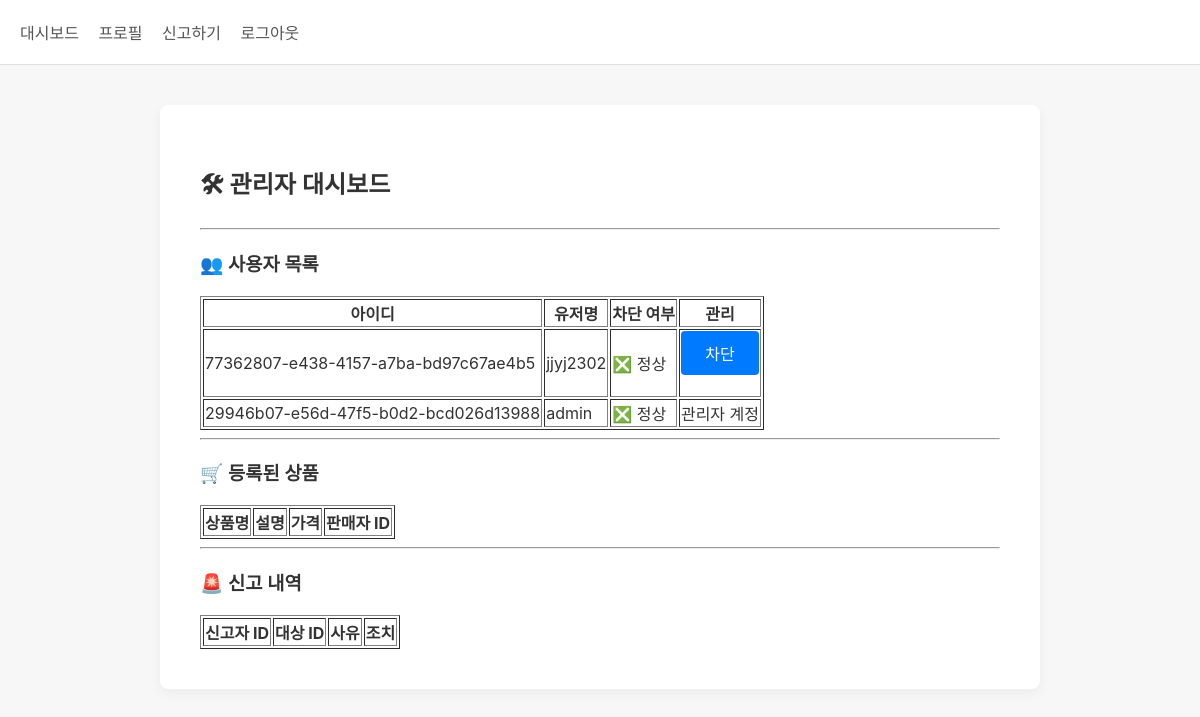
The app's page /admin (signed in), older data.
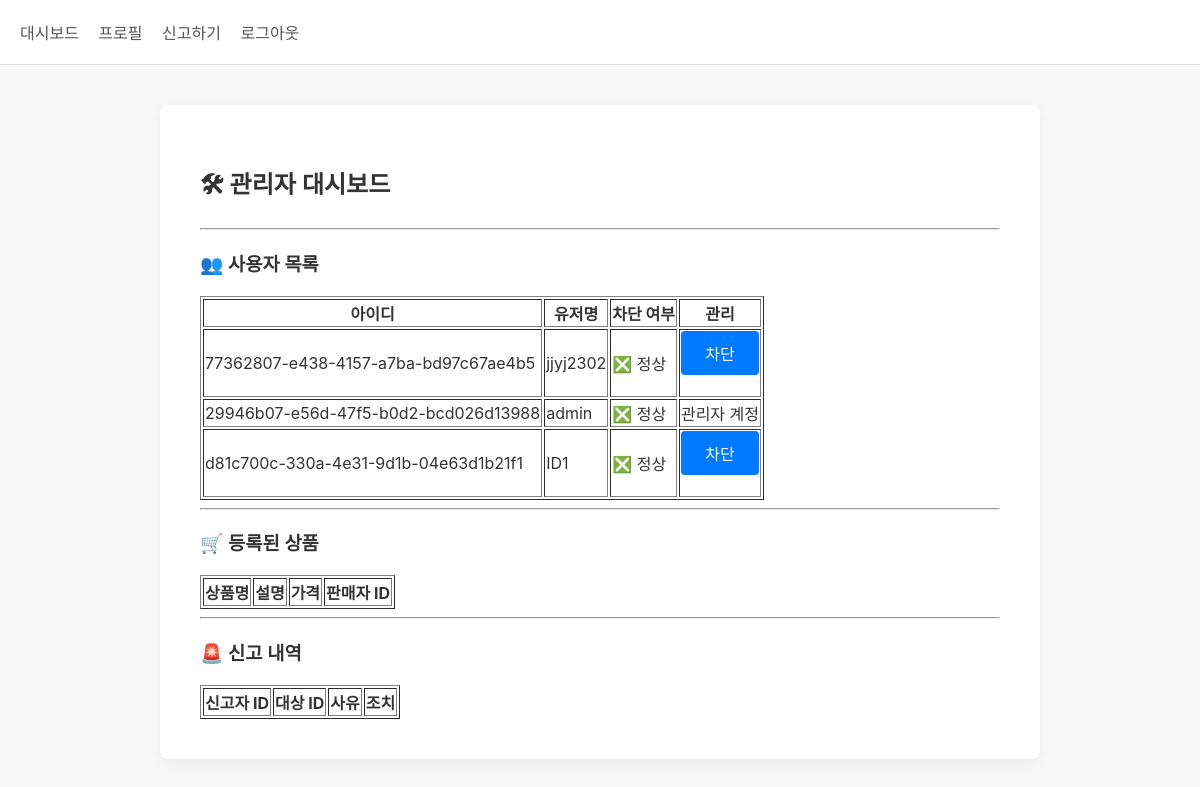
The same page, newer data.
### tables this page shows
CREATE TABLE user (
                id TEXT PRIMARY KEY,
                username TEXT UNIQUE NOT NULL,
                password TEXT NOT NULL,
                bio TEXT
            , is_admin INTEGER DEFAULT 0, balance INTEGER DEFAULT 0, is_blocked INTEGER DEFAULT 0);

### app/routes/admin.py (the view)
@admin_bp.route('/admin')
@admin_required
def admin_dashboard():
    db = get_db()
    cursor = db.cursor()
    cursor.execute("SELECT * FROM user")
    users = cursor.fetchall()
    cursor.execute("SELECT * FROM product")
    products = cursor.fetchall()
    cursor.execute("SELECT * FROM report")
    reports = cursor.fetchall()
    return render_template('admin_dashboard.html', users=users, products=products, reports=reports)

### app/routes/main.py (called while the page is built)
@main_bp.before_app_request
def session_timeout_check():
    session.permanent = True
    now = datetime.utcnow()
    if 'user_id' in session:
        last_activity = session.get('last_activity')
        if last_activity:
            elapsed = now - datetime.strptime(last_activity, '%Y-%m-%d %H:%M:%S')
            if elapsed > timedelta(minutes=15):
                session.clear()
                flash('세션이 만료되었습니다. 다시 로그인해주세요.')
                return redirect(url_for('auth.login'))
        session['last_activity'] = now.strftime('%Y-%m-%d %H:%M:%S')

### app/utils/database.py (called while the page is built)
def get_db():
    if 'db' not in g:
        g.db = sqlite3.connect(current_app.config['DATABASE'])
        g.db.row_factory = sqlite3.Row
    return g.db

def close_connection(exception):
    db = g.pop('db', None)
    if db is not None:
        db.close()

### app/templates/admin_dashboard.html (shortened to what this page needs)
{% extends "base.html" %}
{% block content %}
<h2>🛠 관리자 대시보드</h2>
<hr>
<h3>👥 사용자 목록</h3>
<table border="1">
    <tr>
        <th>아이디</th>
        <th>유저명</th>
        <th>차단 여부</th>
        <th>관리</th>
    </tr>
    {% for user in users %}
    <tr>
        <td>{{ user.id }}</td>
        <td>{{ user.username }}</td>
        <td>{{ '✅ 차단됨' if user.is_blocked else '❎ 정상' }}</td>
        <td>
            {% if not user.is_blocked and not user.is_admin %}
            <form method="POST" action="{{ url_for('admin.admin_block_user', user_id=user.id) }}">
                <button type="submit">차단</button>
            </form>
            {% else %}
            관리자 계정
            {% endif %}
        </td>
    </tr>
    {% endfor %}
</table>
<hr>
<h3>🛒 등록된 상품</h3>
<table border="1">
    <tr>
        <th>상품명</th>
        <th>설명</th>
        <th>가격</th>
        <th>판매자 ID</th>
    </tr>
</table>
<hr>
<h3>🚨 신고 내역</h3>
<table border="1">
    <tr>
        <th>신고자 ID</th>
        <th>대상 ID</th>
        <th>사유</th>
        <th>조치</th>
    </tr>
</table>
{% endblock %}

### app/templates/base.html (shortened to what this page needs)
<!DOCTYPE html>
<html lang="ko">
<head>
</head>
<body>
  <nav>
    {% if session.get('user_id') %}
    <a href="{{ url_for('main.dashboard') }}">대시보드</a>
    <a href="{{ url_for('main.profile') }}">프로필</a>
    <a href="{{ url_for('product.report') }}">신고하기</a>
    <a href="{{ url_for('auth.logout') }}">로그아웃</a>
    {% else %}
    <a href="{{ url_for('auth.login') }}">로그인</a>
    <a href="{{ url_for('auth.register') }}">회원가입</a>
    {% endif %}
  </nav>
  <div class="container">
    {% block content %}{% endblock %}
  </div>
</body>
</html>

### app/templates/base.html (style rules this page uses)
body { background-color: #F7F7F7; font-family: -apple-system, BlinkMacSystemFont, "Segoe UI", Roboto, Helvetica, Arial, sans-serif; margin: 0; padding: 0; color: #333; }
nav { background-color: #fff; padding: 20px; border-bottom: 1px solid #e0e0e0; }
nav a { text-decoration: none; color: #555; margin-right: 15px; font-weight: 500; }
.container { max-width: 800px; margin: 40px auto; background-color: #fff; padding: 40px; box-shadow: 0 4px 12px rgba(0, 0, 0, 0.05); border-radius: 8px; }
h1, h2, h3 { font-weight: 600; margin-bottom: 20px; }
input, textarea, button { width: 100%; padding: 10px; margin-bottom: 20px; border: 1px solid #e0e0e0; border-radius: 4px; font-size: 16px; }
button { background-color: #007AFF; color: #fff; border: none; cursor: pointer; transition: background-color 0.2s; }

Row changes from the older to the newer data that the page shows:
added user: id "d81c700c-330a-4e31-9d1b-04e63d1b21f1", username "ID1", is_blocked "❎ 정상"
